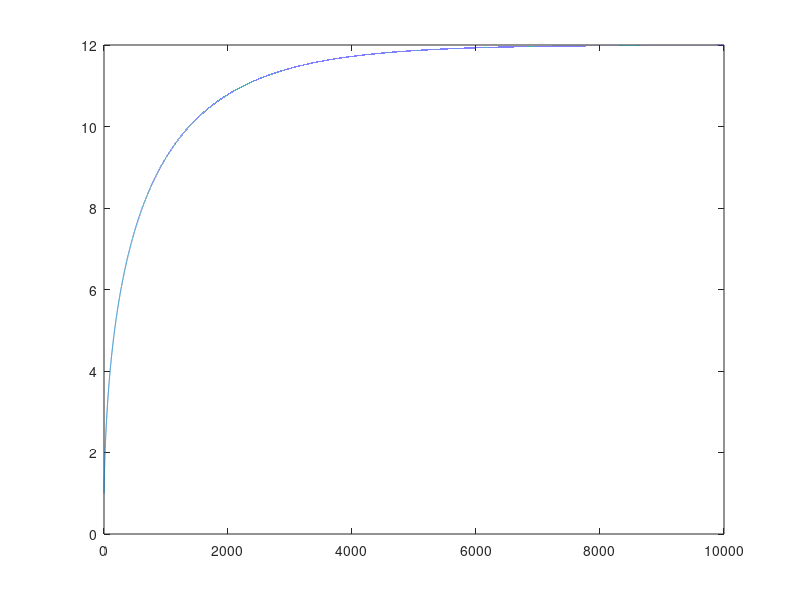

Reproduce this figure in MATLAB.
clear();

b = 50/3;
a = 2e-4;
T = 30;
d = 0.3/60;

dL = @(l) b./l .* a .*(T-l) - d;

tMax = 10000;
dt = 1e-1;
t = 0:dt:tMax;

L = zeros(1,length(t));
L(1) = 1;

i = 1;
while i < length(t)

    L(i+1) = L(i) + dt*dL(L(i));
    i = i + 1;
    
end

plot(t,L)

disp((b.*a.*T)./(d+b.*a))